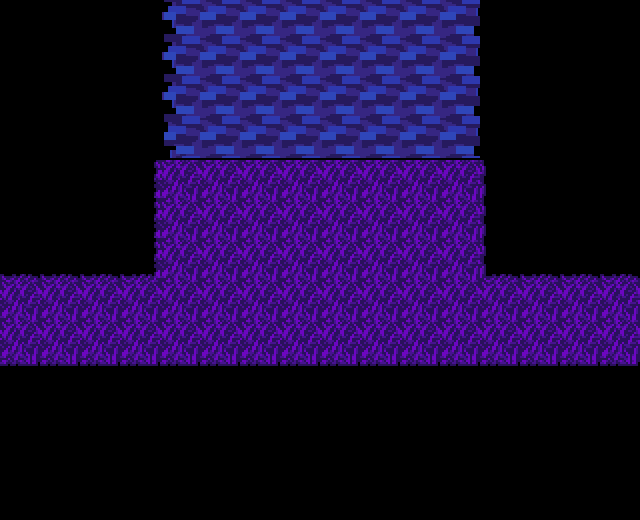

This is a level from a 2D game, rendered from its Tiled map with the project's own tilesets. A one-line summary and the complete map file follow:
An orthogonal 16x13 tile map with 40x40 px tiles, 3 tile layers (tiles, tiles1, decal), 3 tilesets and 19 objects (2x transition, entryright, entryleft, spawn, darkness).

<map version="1.10" tiledversion="1.10.0" orientation="orthogonal" renderorder="right-down" width="16" height="13" tilewidth="40" tileheight="40" infinite="0" nextlayerid="13" nextobjectid="108">
 <editorsettings>
  <export target="data.lua" format="lua" />
 </editorsettings>
 <properties>
  <property name="border" value="castle" />
  <property name="music" value="deltarune/field_of_hopes" />
  <property name="name" value="Field" />
 </properties>
 <tileset firstgid="1" source="../../../../../tilesets/bg_darkfield_tiles.tsx" />
 <tileset firstgid="67" source="../../../../../tilesets/bg_treetiles_new.tsx" />
 <tileset firstgid="71" source="../../../../../tilesets/city_alleyway.tsx" />
 <layer id="1" name="tiles" width="16" height="13">
  <data encoding="csv">
0,0,0,0,31,32,32,32,32,32,32,33,0,0,0,0,
0,0,0,0,31,32,32,32,32,32,32,33,0,0,0,0,
0,0,0,0,31,32,32,32,32,32,32,33,0,0,0,0,
0,0,0,0,37,38,38,38,38,38,38,39,0,0,0,0,
0,0,0,15,52,52,52,52,52,52,52,52,13,0,0,0,
0,0,0,15,52,52,52,52,52,52,52,52,13,0,0,0,
20,20,20,21,52,52,52,52,52,52,52,52,19,20,20,20,
52,52,52,52,52,52,52,52,52,52,52,52,52,52,52,52,
52,52,52,52,52,52,52,52,52,52,52,52,52,52,52,52,
8,8,8,8,8,8,8,8,8,8,8,8,8,8,8,8,
0,0,0,0,0,0,0,0,0,0,0,0,0,0,0,0,
0,0,0,0,0,0,0,0,0,0,0,0,0,0,0,0,
0,0,0,0,0,0,0,0,0,0,0,0,0,0,0,0
</data>
 </layer>
 <layer id="6" name="tiles1" width="16" height="13">
  <data encoding="csv">
0,0,0,0,0,0,0,0,0,0,0,0,0,0,0,0,
0,0,0,0,0,0,0,0,0,0,0,0,0,0,0,0,
0,0,0,0,0,0,0,0,0,0,0,0,0,0,0,0,
0,0,0,0,0,0,0,0,0,0,0,0,0,0,0,0,
0,0,0,0,0,0,0,0,0,0,0,0,0,0,0,0,
0,0,0,0,0,0,0,0,0,0,0,0,0,0,0,0,
0,0,0,0,0,0,0,0,0,0,0,0,0,0,0,0,
0,0,0,0,0,0,0,0,0,0,0,0,0,0,0,0,
0,0,0,0,0,0,0,0,0,0,0,0,0,0,0,0,
0,0,0,0,0,0,0,0,0,0,0,0,0,0,0,0,
0,0,0,0,0,0,0,0,0,0,0,0,0,0,0,0,
0,0,0,0,0,0,0,0,0,0,0,0,0,0,0,0,
0,0,0,0,0,0,0,0,0,0,0,0,0,0,0,0
</data>
 </layer>
 <layer id="2" name="decal" width="16" height="13">
  <data encoding="csv">
0,0,0,0,0,0,0,0,0,0,0,0,0,0,0,0,
0,0,0,0,0,0,0,0,0,0,0,0,0,0,0,0,
0,0,0,0,0,0,0,0,0,0,0,0,0,0,0,0,
0,0,0,0,0,0,0,0,0,0,0,0,0,0,0,0,
0,0,0,0,0,0,0,0,0,0,0,0,0,0,0,0,
0,0,0,0,0,0,0,0,0,0,0,0,0,0,0,0,
0,0,0,0,0,0,0,0,0,0,0,0,0,0,0,0,
0,0,0,0,0,0,0,0,0,0,0,0,0,0,0,0,
0,0,0,0,0,0,0,0,0,0,0,0,0,0,0,0,
0,0,0,0,0,0,0,0,0,0,0,0,0,0,0,0,
0,0,0,0,0,0,0,0,0,0,0,0,0,0,0,0,
0,0,0,0,0,0,0,0,0,0,0,0,0,0,0,0,
0,0,0,0,0,0,0,0,0,0,0,0,0,0,0,0
</data>
 </layer>
 <objectgroup color="#0000ff" id="3" name="collision" opacity="0.5">
  <object id="88" x="0" y="360" width="640" height="40" />
  <object id="89" x="480" y="240" width="160" height="40" />
  <object id="90" x="0" y="240" width="160" height="40" />
  <object id="91" x="120" y="160" width="40" height="80" />
  <object id="92" x="480" y="160" width="40" height="80" />
  <object id="94" x="120" y="120" width="400" height="40" />
  <object id="107" x="560" y="280" width="40" height="80" />
 </objectgroup>
 <objectgroup color="#7f00ff" id="4" name="markers">
  <object id="99" name="entryright" x="40" y="320">
   <point />
  </object>
  <object id="100" name="entryleft" x="600" y="320">
   <point />
  </object>
  <object id="103" name="spawn" x="360" y="280">
   <point />
  </object>
 </objectgroup>
 <objectgroup color="#ff00ff" id="5" name="objects">
  <object id="95" gid="67" x="-60" y="242" width="210" height="182" />
  <object id="96" gid="67" x="80" y="560" width="210" height="182" />
  <object id="97" gid="68" x="360" y="560" width="210" height="182" />
  <object id="98" gid="68" x="490" y="242" width="210" height="182" />
  <object id="101" name="transition" x="-20" y="280" width="40" height="80">
   <properties>
    <property name="map" value="cloudwebs/_Chapter1/Fields/fields_4" />
    <property name="marker" value="entryleft" />
   </properties>
  </object>
  <object id="102" name="transition" x="620" y="280" width="40" height="80">
   <properties>
    <property name="map" value="cloudwebs/_Chapter1/Fields/fields_7" />
    <property name="marker" value="entryright" />
   </properties>
  </object>
  <object id="105" gid="299" x="560" y="320" width="40" height="40" />
  <object id="106" gid="299" x="560" y="360" width="40" height="40" />
 </objectgroup>
 <objectgroup id="9" name="objects_trees" />
 <objectgroup id="10" name="objects_treesobj" />
 <objectgroup id="12" name="controllers">
  <object id="104" name="darkness" x="40" y="40">
   <properties>
    <property name="alpha" type="float" value="0.85" />
    <property name="characters" value="player" />
    <property name="extend" type="bool" value="true" />
    <property name="light_alpha" type="float" value="1" />
    <property name="light_color" type="color" value="#ffaaff00" />
    <property name="light_radius" type="float" value="75" />
    <property name="style" value="soft" />
   </properties>
   <point />
  </object>
 </objectgroup>
</map>
